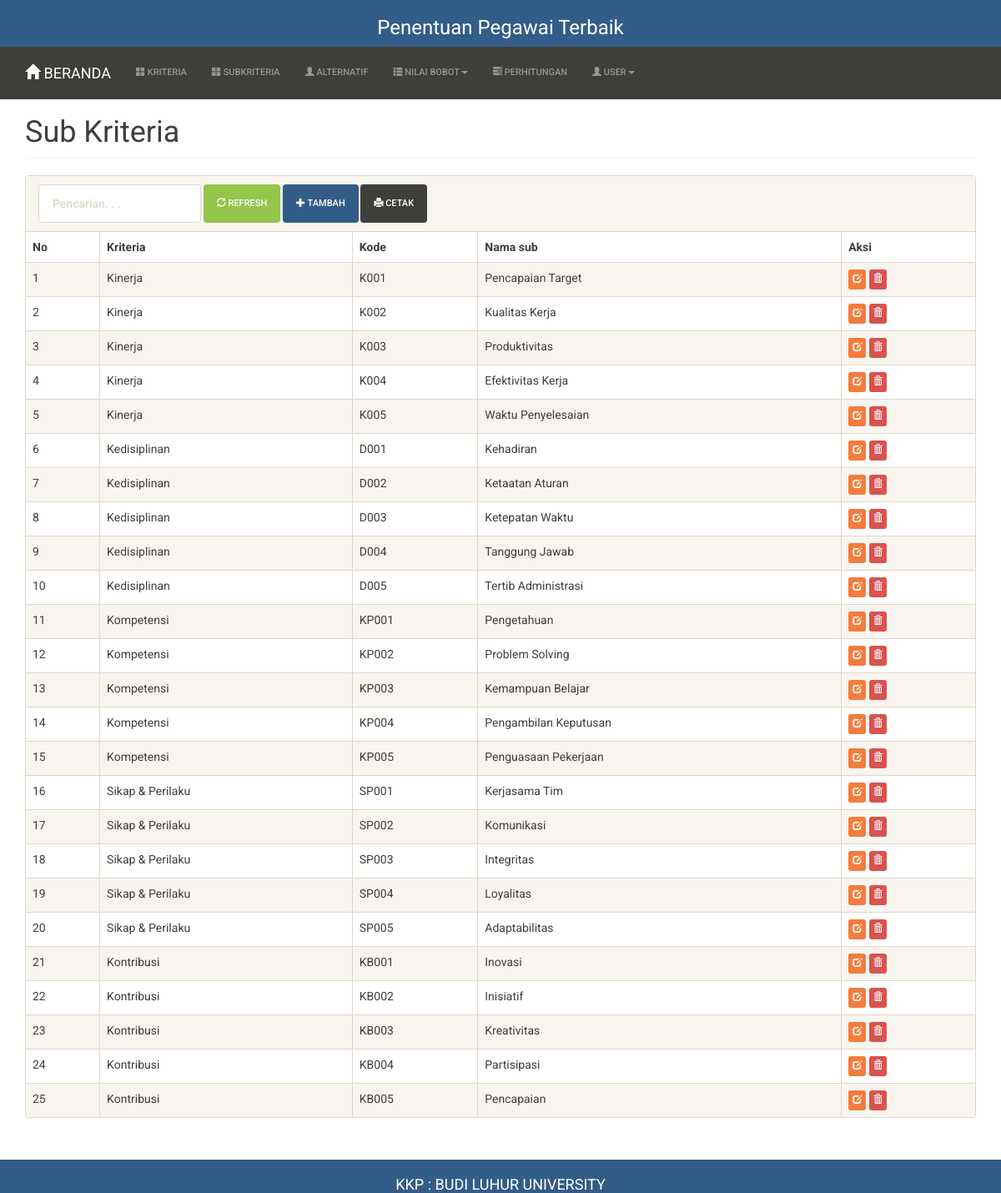
The page /index.php?m=sub (signed in) on the database its author committed.
### tables this page shows
CREATE TABLE `tb_sub`  (
  `kode_sub` varchar(255) NOT NULL,
  `kode_kriteria` varchar(255) NULL DEFAULT NULL,
  `nama_sub` varchar(255) NULL DEFAULT NULL,
  `nilai_sub` double NULL DEFAULT NULL,
  PRIMARY KEY (`kode_sub`) USING BTREE
);

CREATE TABLE `tb_kriteria`  (
  `kode_kriteria` varchar(16) NOT NULL,
  `nama_kriteria` varchar(256) NULL DEFAULT NULL,
  PRIMARY KEY (`kode_kriteria`) USING BTREE
);

### functions.php (called while the page is built, shortened)
<?php
include 'config.php';
include 'includes/db.php';
$db = new DB($config['server'], $config['username'], $config['password'], $config['database_name']);
include 'includes/general.php';
$mod = isset($_GET['m']) ? $_GET['m'] : '';

### config.php (called while the page is built)
<?php
$config["server"] = 'localhost';
$config["username"] = 'root';
$config["password"] = 'password';
$config["database_name"] = 'pegawai_ahp';

### includes/general.php (called while the page is built, shortened)
<?php
function esc_field($str)
{
    return addslashes($str);
}

### includes/db.php (called while the page is built, shortened)
<?php
class DB
{
    var $conn = null;
    public function __construct($host, $username, $passwd, $dbname)
    {
        $this->conn = mysqli_connect($host, $username, $passwd, $dbname);
    }
    public function query($sql)
    {
        $query = mysqli_query($this->conn, $sql) or die('<pre>Error mysqli_query: ' . mysqli_error($this->conn) . '<br />' . $sql . '</pre>');
        return $query;
    }
    public function get_results($sql)
    {
        $query = $this->query($sql);
        $arr = [];
        while ($row = mysqli_fetch_object($query)) {
            $arr[] = $row;
        }
        return $arr;
    }
}

### sub.php (the view, shortened to what this page needs)
<div class="page-header">
    <h1>Sub Kriteria</h1>
</div>
<div class="panel panel-default">
    <div class="panel-heading">
        <form class="form-inline">
            <div class="form-group">
                <input class="form-control" type="text" placeholder="Pencarian. . ." name="q" value="<?= isset($_GET['q'])?$_GET['q']:'' ?>" />
            </div>
            <div class="form-group">
                <button class="btn btn-success"><span class="glyphicon glyphicon-refresh"></span> Refresh</button>
            </div>
            <div class="form-group">
                <a class="btn btn-primary" href="?m=sub_tambah"><span class="glyphicon glyphicon-plus"></span> Tambah</a>
            </div>
            <div class="form-group">
                <a class="btn btn-default" href="cetak.php?m=sub&a=<?= isset($_GET['q'])?$_GET['q']:'' ?>" target="_blank"><span class="glyphicon glyphicon-print"></span> Cetak</a>
            </div>
        </form>
    </div>
    <div class="table-responsive">
        <table class="table table-bordered table-hover table-striped">
            <thead>
                <tr>
                    <th>No</th>
                    <th>Kriteria</th>
                    <th>Kode</th>
                    <th>Nama sub</th>
                    <th>Aksi</th>
                </tr>
            </thead>
            <?php
            $q = esc_field(isset($_GET['q'])?$_GET['q']:'');
            $rows = $db->get_results("SELECT * FROM tb_sub s
                INNER JOIN tb_kriteria k ON s.kode_kriteria=k.kode_kriteria
                WHERE nama_sub LIKE '%$q%' ORDER BY k.kode_kriteria, s.kode_sub");
            $no = 0;
            foreach ($rows as $row) : ?>
                <tr>
                    <td><?= ++$no ?></td>
                    <td><?= $row->nama_kriteria ?></td>
                    <td><?= $row->kode_sub ?></td>
                    <td><?= $row->nama_sub ?></td>
                    <td>
                        <a class="btn btn-xs btn-warning" href="?m=sub_ubah&ID=<?= $row->kode_sub ?>"><span class="glyphicon glyphicon-edit"></span></a>
                        <a class="btn btn-xs btn-danger" href="aksi.php?act=sub_hapus&ID=<?= $row->kode_sub ?>" onclick="return confirm('Hapus data?')"><span class="glyphicon glyphicon-trash"></span></a>
                    </td>
                </tr>
            <?php endforeach ?>
        </table>
    </div>
</div>

### index.php (shortened to what this page needs)
<?php
include 'functions.php';
?>
<!DOCTYPE html>
<html lang="en">
<head>
  <link href="assets/css/sandstone-bootstrap.min.css" rel="stylesheet" />
  <link href="assets/css/general.css" rel="stylesheet" />
</head>
<body>
  <nav class="nav-collapse bg-primary">
    <div class="container">
      <h3 align="center">Penentuan Pegawai Terbaik</h3>
    </div>
  </nav>
  <nav class="navbar navbar-default navbar-static-top">
    <div class="container">
      <div class="navbar-header">
        <a class="navbar-brand" href="?"><span class="glyphicon glyphicon-home"></span> BERANDA</a>
      </div>
      <div id="navbar" class="navbar-collapse collapse">
        <ul class="nav navbar-nav">
          <li><a href="?m=kriteria"><span class="glyphicon glyphicon-th-large"></span> Kriteria</a></li>
          <li><a href="?m=sub"><span class="glyphicon glyphicon-th-large"></span> SubKriteria</a></li>
          <li><a href="?m=alternatif"><span class="glyphicon glyphicon-user"></span> Alternatif</a></li>
          <li class="dropdown">
            <a href="#" class="dropdown-toggle" data-toggle="dropdown" role="button" aria-expanded="false"><span class="glyphicon glyphicon-th-list"></span> Nilai Bobot<span class="caret"></span></a>
          </li>
          <li><a href="?m=hitung"><span class="glyphicon glyphicon-tasks"></span> Perhitungan</a></li>
          <li class="dropdown">
            <a href="#" class="dropdown-toggle" data-toggle="dropdown" role="button" aria-expanded="false"><span class="glyphicon glyphicon-user"></span> User<span class="caret"></span></a>
          </li>
        </ul>
      </div>
    </div>
  </nav>
  <div class="container">
    <?php
    if (file_exists($mod . '.php'))
      include $mod . '.php';
    else
      include 'home.php';
    ?>
  </div>
  <body style="padding: 0;">
  <footer class="footer bg-primary">
    <h1 align="center" class="style1">KKP : BUDI LUHUR UNIVERSITY</h1>
  </footer>
</body>
</html>

### assets/css/general.css (style rules this page uses)
html { position: relative; min-height: 100%; }
body { margin-bottom: 70px; }
.footer { position: absolute; bottom: 0; width: 100%; height: 40px; }
.page-header { margin-top: 0; padding-bottom: 0; }
.page-header h1 { margin-top: 0; }

### rows shown on the page
tb_sub: kode_kriteria.nama_kriteria "Kinerja", kode_sub "K001", nama_sub "Pencapaian Target"
tb_sub: kode_kriteria.nama_kriteria "Kinerja", kode_sub "K002", nama_sub "Kualitas Kerja"
tb_sub: kode_kriteria.nama_kriteria "Kinerja", kode_sub "K003", nama_sub "Produktivitas"
tb_sub: kode_kriteria.nama_kriteria "Kinerja", kode_sub "K004", nama_sub "Efektivitas Kerja"
tb_sub: kode_kriteria.nama_kriteria "Kinerja", kode_sub "K005", nama_sub "Waktu Penyelesaian"
tb_sub: kode_kriteria.nama_kriteria "Kedisiplinan", kode_sub "D001", nama_sub "Kehadiran"
tb_sub: kode_kriteria.nama_kriteria "Kedisiplinan", kode_sub "D002", nama_sub "Ketaatan Aturan"
tb_sub: kode_kriteria.nama_kriteria "Kedisiplinan", kode_sub "D003", nama_sub "Ketepatan Waktu"
tb_sub: kode_kriteria.nama_kriteria "Kedisiplinan", kode_sub "D004", nama_sub "Tanggung Jawab"
tb_sub: kode_kriteria.nama_kriteria "Kedisiplinan", kode_sub "D005", nama_sub "Tertib Administrasi"
tb_sub: kode_kriteria.nama_kriteria "Kompetensi", kode_sub "KP001", nama_sub "Pengetahuan"
tb_sub: kode_kriteria.nama_kriteria "Kompetensi", kode_sub "KP002", nama_sub "Problem Solving"
tb_sub: kode_kriteria.nama_kriteria "Kompetensi", kode_sub "KP003", nama_sub "Kemampuan Belajar"
tb_sub: kode_kriteria.nama_kriteria "Kompetensi", kode_sub "KP004", nama_sub "Pengambilan Keputusan"
tb_sub: kode_kriteria.nama_kriteria "Kompetensi", kode_sub "KP005", nama_sub "Penguasaan Pekerjaan"
tb_sub: kode_kriteria.nama_kriteria "Sikap & Perilaku", kode_sub "SP001", nama_sub "Kerjasama Tim"
tb_sub: kode_kriteria.nama_kriteria "Sikap & Perilaku", kode_sub "SP002", nama_sub "Komunikasi"
tb_sub: kode_kriteria.nama_kriteria "Sikap & Perilaku", kode_sub "SP003", nama_sub "Integritas"
tb_sub: kode_kriteria.nama_kriteria "Sikap & Perilaku", kode_sub "SP004", nama_sub "Loyalitas"
tb_sub: kode_kriteria.nama_kriteria "Sikap & Perilaku", kode_sub "SP005", nama_sub "Adaptabilitas"
tb_sub: kode_kriteria.nama_kriteria "Kontribusi", kode_sub "KB001", nama_sub "Inovasi"
tb_sub: kode_kriteria.nama_kriteria "Kontribusi", kode_sub "KB002", nama_sub "Inisiatif"
tb_sub: kode_kriteria.nama_kriteria "Kontribusi", kode_sub "KB003", nama_sub "Kreativitas"
tb_sub: kode_kriteria.nama_kriteria "Kontribusi", kode_sub "KB004", nama_sub "Partisipasi"
tb_sub: kode_kriteria.nama_kriteria "Kontribusi", kode_sub "KB005", nama_sub "Pencapaian"
